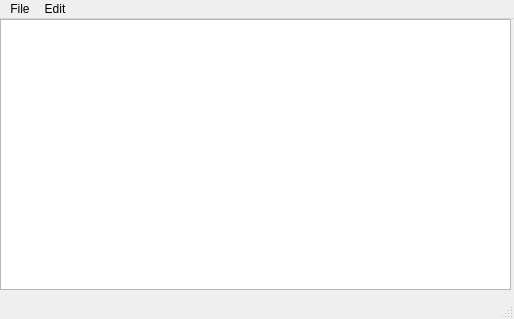
<?xml version="1.0" encoding="UTF-8"?>
<ui version="4.0">
 <class>LocStringEditWindow</class>
 <widget class="QMainWindow" name="LocStringEditWindow">
  <property name="geometry">
   <rect>
    <x>0</x>
    <y>0</y>
    <width>514</width>
    <height>319</height>
   </rect>
  </property>
  <property name="windowTitle">
   <string>Strings</string>
  </property>
  <widget class="QWidget" name="centralwidget">
   <widget class="QTreeView" name="treeView">
    <property name="geometry">
     <rect>
      <x>0</x>
      <y>0</y>
      <width>511</width>
      <height>271</height>
     </rect>
    </property>
   </widget>
  </widget>
  <widget class="QMenuBar" name="menubar">
   <property name="geometry">
    <rect>
     <x>0</x>
     <y>0</y>
     <width>514</width>
     <height>21</height>
    </rect>
   </property>
   <widget class="QMenu" name="menuFile">
    <property name="title">
     <string>File</string>
    </property>
    <addaction name="actionNew_String"/>
    <addaction name="actionSave"/>
   </widget>
   <widget class="QMenu" name="menuEdit">
    <property name="title">
     <string>Edit</string>
    </property>
    <addaction name="actionUndo"/>
    <addaction name="actionRedo"/>
   </widget>
   <addaction name="menuFile"/>
   <addaction name="menuEdit"/>
  </widget>
  <widget class="QStatusBar" name="statusbar"/>
  <action name="actionUndo">
   <property name="text">
    <string>Undo</string>
   </property>
  </action>
  <action name="actionRedo">
   <property name="text">
    <string>Redo</string>
   </property>
  </action>
  <action name="actionNew_String">
   <property name="text">
    <string>New String</string>
   </property>
  </action>
  <action name="actionSave">
   <property name="text">
    <string>Save</string>
   </property>
  </action>
 </widget>
 <resources/>
 <connections/>
</ui>
